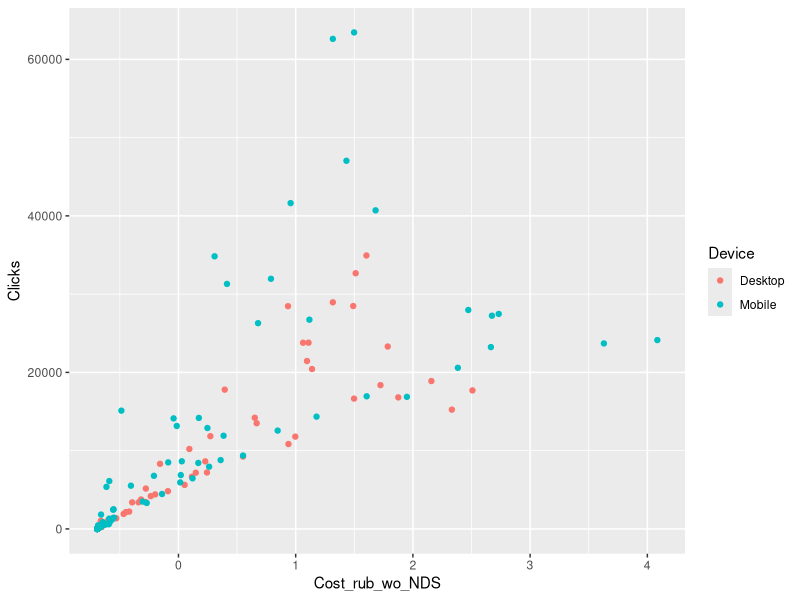
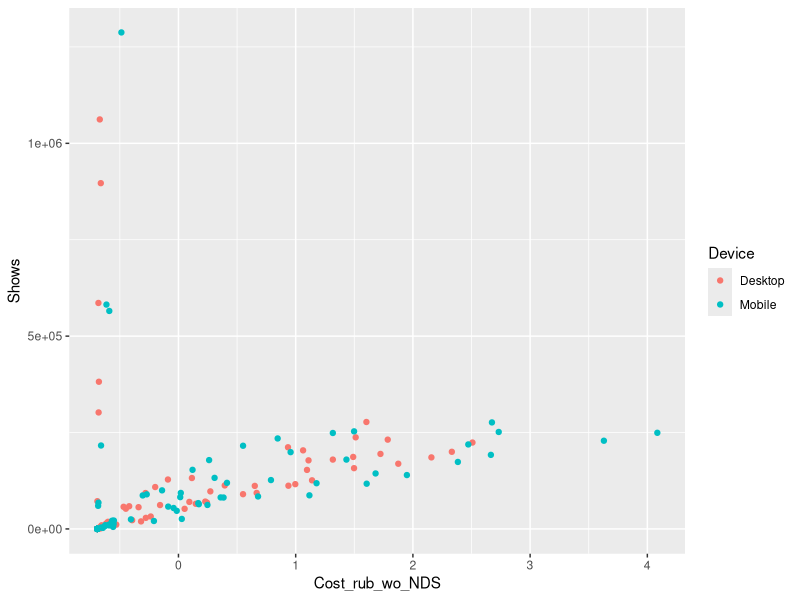
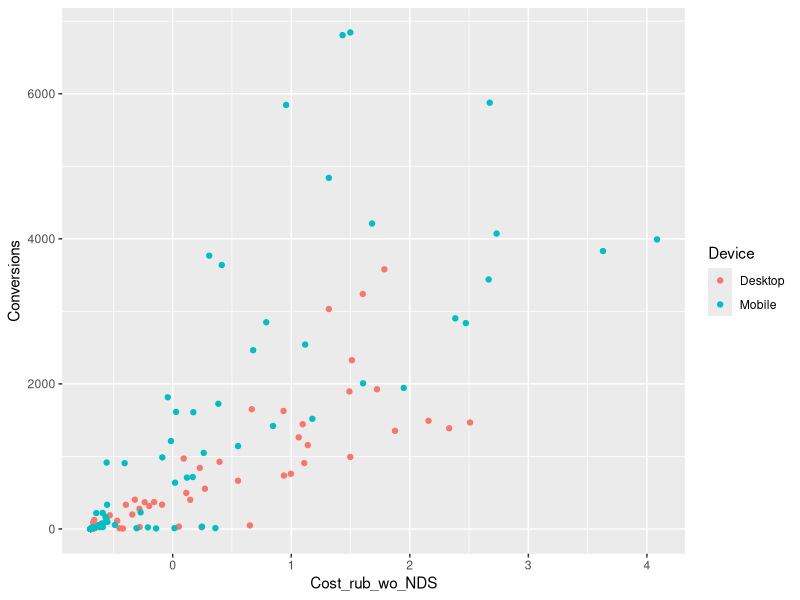

Generate these figures, in order, with R: (Note: this script raises an error after producing the figures.)
{
  library("readxl")
  library(ggplot2)
  library(car)
  library(corrplot)
  library("writexl")
  library(lmtest)
  
}

setwd('C:\\Users\\balli\\OneDrive\\Desktop')

# Импорт данных
data <- read_excel("omega.xlsx", sheet = 1)
data <- data[data$Category == "ПОТРЕБИТЕЛЬСКОЕ КРЕДИТОВАНИЕ",]
data$Device <- as.factor(data$Device)
data$Place <- as.factor(data$Place)
data$BannerType <- as.factor(data$BannerType)
data$`QueryType (search only)` <- as.factor(data$`QueryType (search only)`)
data$TargetingType <- as.factor(data$TargetingType)
data$Client <- as.factor(data$Client)
data$Cost_rub_wo_NDS <- scale(data$Cost_rub_wo_NDS)

# изучим некоторые графики
ggplot(data=data) + geom_point(aes(x=Cost_rub_wo_NDS, y=Clicks, color=Device))

ggplot(data=data) + geom_point(aes(x=Cost_rub_wo_NDS, y=Shows, color=Device))

ggplot(data=data) + geom_point(aes(x=Cost_rub_wo_NDS, y=Сonversions, color=Device))
str(data)

# построим модель для конверсии

mod_0 <- lm(Сonversions~Device+Cost_rub_wo_NDS+Place+BannerType+TargetingType+`QueryType (search only)`, data = data)
summary(mod_0)
AIC(mod_0)
stepAIC(mod_0)
bptest(mod_0)
plot(mod_0)
# есть гетероседастичность
coeftest(mod_0)

mod_1 <- update(mod_0, .~.-BannerType)
summary(mod_1)
AIC(mod_1)
coeftest(mod_1)

# Построим модель для общей конверсии
mod_0 <- lm(`CR12 (%)`~Device+Cost_rub_wo_NDS+Place+BannerType+TargetingType+`QueryType (search only)`, data = data)
summary(mod_0)
AIC(mod_0)
stepAIC(mod_0)
bptest(mod_0)
plot(mod_0)
# есть гетероседастичность
coeftest(mod_0)

mod_1 <- update(mod_0, .~.-BannerType)
summary(mod_1)
AIC(mod_1)
coeftest(mod_1)
plot(mod_1)

ggplot(data=data) + geom_point(aes(y=`CR12 (%)`, x=Cost_rub_wo_NDS, color=Place))


# Построим модель для отношения целевых визитов к затраченным деньгам

mod_0 <- lm(`goal_cost*10000`~Device+Place+BannerType+TargetingType+`QueryType (search only)`, data = data)
summary(mod_0)
AIC(mod_0)
stepAIC(mod_0)
bptest(mod_0)
plot(mod_0)
# есть гетероскедастичность
coeftest(mod_0)

mod_1 <- update(mod_0, .~.-BannerType)
summary(mod_1)
AIC(mod_1)
coeftest(mod_1)
plot(mod_1)

ggplot(data=data, aes(x=Cost_rub_wo_NDS, y=`goal_cost*10000`, color=`QueryType (search only)`)) + geom_point() + geom_smooth(method='lm')+theme_light() +xlab('Рекламный бюджет')+ylab('Отношение конверсии к бюджету')+ggtitle('Зависимость целевой метрики от рекламного бюджета')
